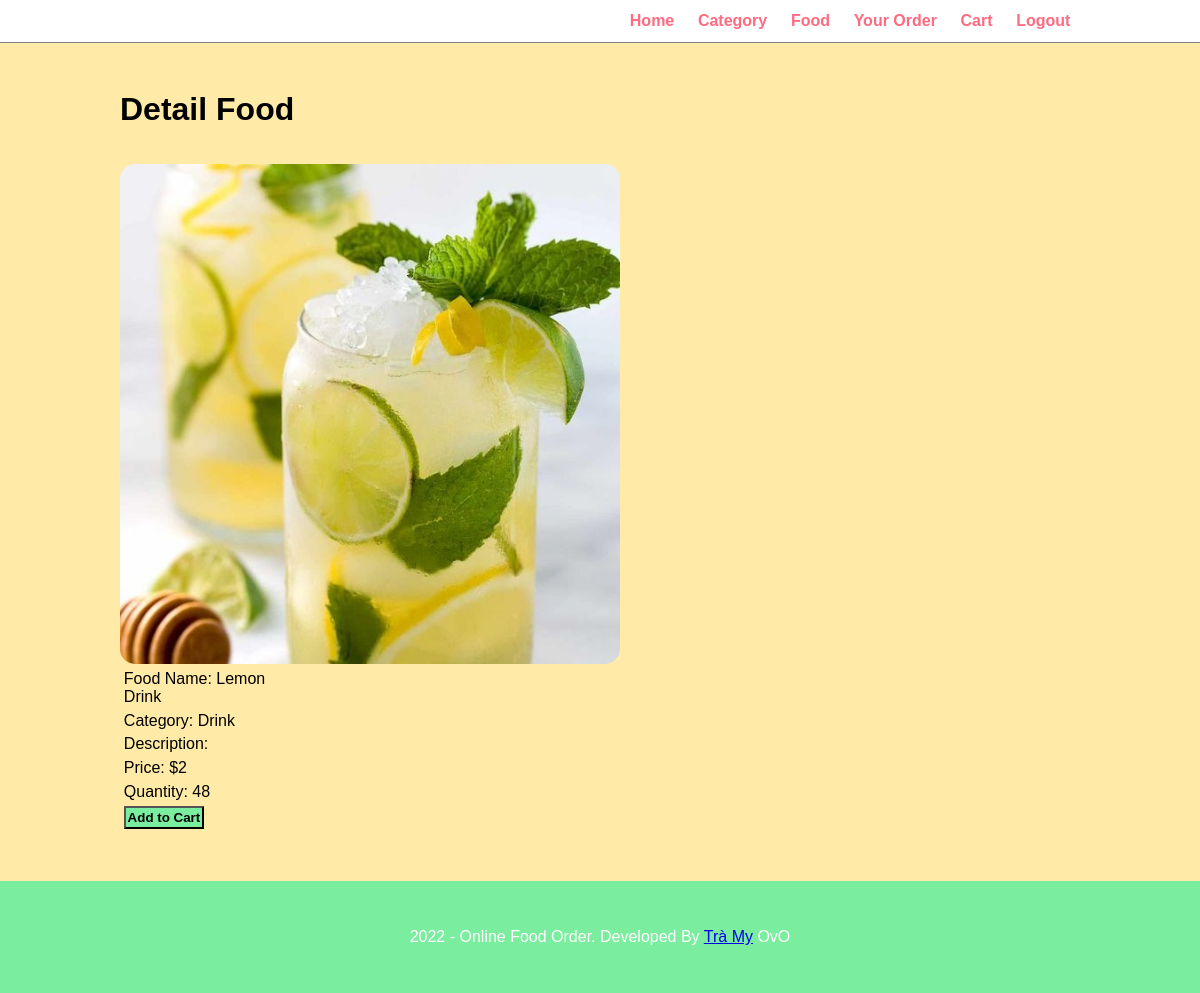
The page /user/detail-food.php?foodId=11 on the database its author committed.
### tables this page shows
CREATE TABLE `food` (
  `foodId` int(10) UNSIGNED NOT NULL,
  `foodName` varchar(100) NOT NULL,
  `category` varchar(100) NOT NULL,
  `description` varchar(255) NOT NULL,
  `price` double NOT NULL,
  `image` varchar(255) NOT NULL,
  `quantityInStock` int(11) NOT NULL
);

### user/detail-food.php (the view, shortened to what this page needs)
<?php include('parts/menu.php')?>
        <div class = "maincontent">
            <div class = "wrapper">
                <h1>Detail Food</h1>
                <br />
                <br />
                <?php
                    $id=$_GET['foodId'];
                    $sql="SELECT * FROM food WHERE foodId='$id'";
                    $res=mysqli_query($conn, $sql);
                    $count = mysqli_num_rows($res);
                    if($count==1)
                    {
                        $row=mysqli_fetch_assoc($res);
                        $foodName = $row['foodName'];
                        $category = $row['category'];
                        $description = $row['description'];
                        $price = $row['price'];
                        $quantity = $row['quantityInStock'];
                        $image = $row['image'];
                    }
                ?>
                <form action="" method="POST" enctype="multipart/form-data">
                    <table>
                        <tr>
                            <img src="<?php echo SITEURL; ?>images/<?php echo $image; ?>" width = "500px" class="img-curve">
                        </tr>
                        <tr>
                            <td>Food Name: <?php echo $foodName; ?></td>
                        </tr>
                        <tr>
                            <td>Category: <?php echo $category; ?></td>
                        </tr>
                        <tr>
                            <td>Description: <?php echo $description; ?></td>
                        </tr>
                        <tr>
                            <td>Price: $<?php echo $price; ?></td>
                        </tr>
                        <tr>
                            <td>Quantity: <?php echo $quantity; ?></td>
                        </tr>
                        <tr>
                            <td colspan="2">
                                <input type="submit" name="submit" value="Add to Cart" class="btn-secondary">
                            </td>
                        </tr>
                    </table>
                </form>
            </div>
        </div>
<?php include('parts/footer.php')?>

### css/user.css (style rules this page uses)
* { margin: 0; padding: 0; font-family: Arial, Helvetica, sans-serif; }
.wrapper { padding: 1%; width: 80%; margin: 0 auto; }
.btn-secondary { background-color: #7bed9f; padding: 1%; color: black; text-decoration: none; font-weight: bold; }
.maincontent { padding: 3% 0; background-color: #ffeaa7; }
table tr td { padding: 1%; }
.img-curve { border-radius: 15px; }

### rows shown on the page
food: image (picture), foodName "Lemon Drink", category "Drink", price "2", quantityInStock "48"
